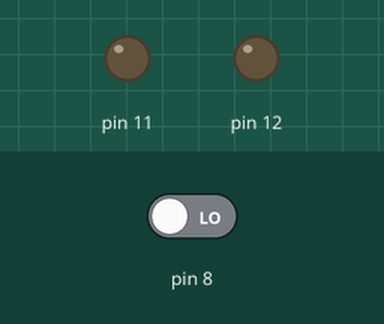
Bench run of a sketch on a simulated Arduino Uno, built with avr-gcc and run on an emulated ATmega328P. Shown: output pins drawn as LEDs (lit = HIGH). The test bench sets the inputs (shaded band); at power-on: pin 8 LOW.

Above: at 1.2 s.
1.3 s: pin 8 driven HIGH
At 2.5 s:
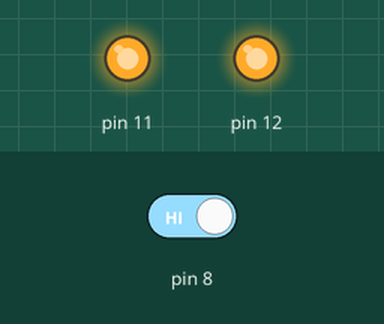
2.8 s: pin 8 driven LOW
At 3.8 s:
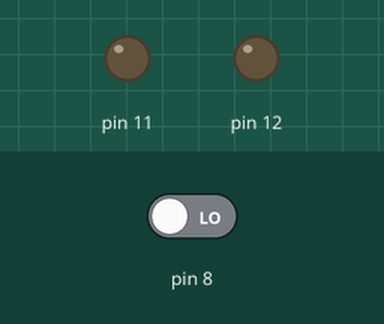
Timing chart, 0 to 5.8 s (numbered marks = the images above; inputs shaded):
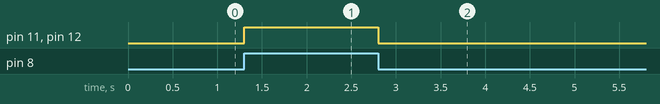

The sketch:

VerySimpleAlarm.ino
```cpp
// Code generated by ArduinoML
// Structural concepts
void setup() {
	pinMode(11, OUTPUT);
	pinMode(12, OUTPUT);
	pinMode(8, INPUT);
}

//Behavioral concepts
long time=0;
long debounce = 200;
long analog=0;

void mode_VerySimpleAlarm() {
	//initial state
	state_off();
}

void state_off() {
	digitalWrite(11, LOW);
	digitalWrite(12, LOW);
	boolean guard = millis() - time > debounce;
	if( digitalRead(8) == HIGH && guard ) {
		time = millis();
		state_on();
	}
	else {
		state_off();
	}
}

void state_on() {
	digitalWrite(11, HIGH);
	digitalWrite(12, HIGH);
	boolean guard = millis() - time > debounce;
	if( digitalRead(8) == LOW && guard ) {
		time = millis();
		state_off();
	}
	else {
		state_on();
	}
}

void loop() {mode_VerySimpleAlarm();} // Entering init mode
```

Measured:
- after the input at 1.3 s, pin 11, pin 12: LOW → HIGH at once
- after the input at 2.8 s, pin 11, pin 12: HIGH → LOW at once
